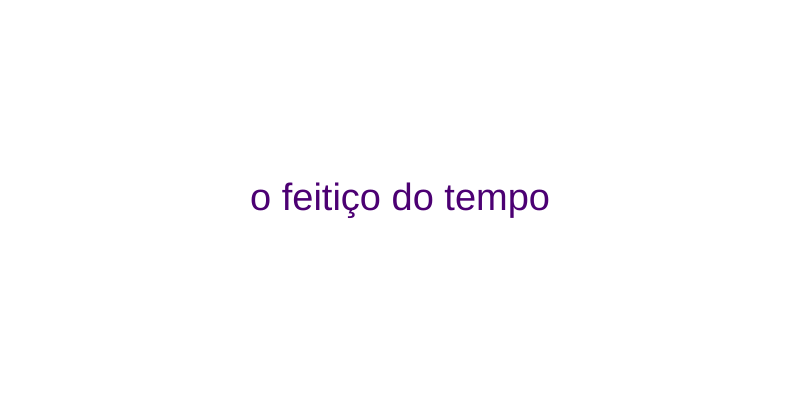
Frame 1 (no input)
Frame 60 (no input): identical to frame 1, image omitted
Frame 120 (the mouse pressed at the canvas centre since frame 60): identical to frame 1, image omitted

The p5.js sketch that drew this single still picture (run headless with seeded random() and noise() and a simulated clock; from frame 60 on, the mouse is pressed at the canvas centre):

// p5.js sketch
// ── sketch.js
//fantasia, ação, drama, aventura, fatos reais, comédia

//Procurando Nemo, LIVRE, fantasia, ação
//Mãos Talentosas,  LIVRE, drama, fatos reais
//Bob Esponja, LIVRE, fantasia, comédia

//Depois da chuva, 10, drama

//Impossible, 14, drama, ação
//Sob Pressão,  16, drama, fatos rais
//Os Farofeiros,  18, comédia, fantasia 
//O Menino que Descobriu o Vento, 10, aventura, fatos reais
//Preson Break, 16, aventura, ação
//Todas as Flores, 18, drama, fantasia
//Sinais, 16, fantasia, ação

let campoIdade;
let campoFantasia;
let campoAventura;

function setup() {
  createCanvas(800, 400);
  createElement("h2", "Recomendador de Filmes");
  createSpan("Sua idade:");
  campoIdade = createInput();
  campoFantasia = createCheckbox("Gosta de fantasia?");
  campoAventura = createCheckbox("Gosta de aventura?")
   
}

function draw() {
  background("white");
  let idade = campoIdade.value();
  let gostaDeFantasia = campoFantasia.checked();
  let gostaDeAventura = campoAventura.checked();
  let recomendacao = geraRecomendacao(idade,gostaDeFantasia, gostaDeAventura );
  fill(color(76, 0 , 115));
  textAlign(CENTER, CENTER);
  textSize(38);
  text(recomendacao, width/2, height/2);
}

function geraRecomendacao(idade, gostaDeFantasia, gostaDeAventura) {
  if(idade >= 10) {
    if(idade >= 14) {
      return "Impossible";
    } else{
      if( idade >= 12){
        if(gostaDeFantasia || gostaDeAventura){
          return "Aranha Verso";
        }else{
           return "Ladrões de Bicicleta";
        }
       
      }else{
      if(gostaDeFantasia){
        return "O menino que descobriu o vento";
      }else{
        return "Depois da Chuva"
      }
        }
        
    }
  } else {
    if(gostaDeFantasia){
      return "Procurando Nemo";
    }else{
      return "o feitiço do tempo"
    }
    
  }
}
// ── style.css
html, body {
  margin: 30px;
  padding: 0;
  background-color: rgb(221, 233, 251);
}
canvas {
  display: block;
}
